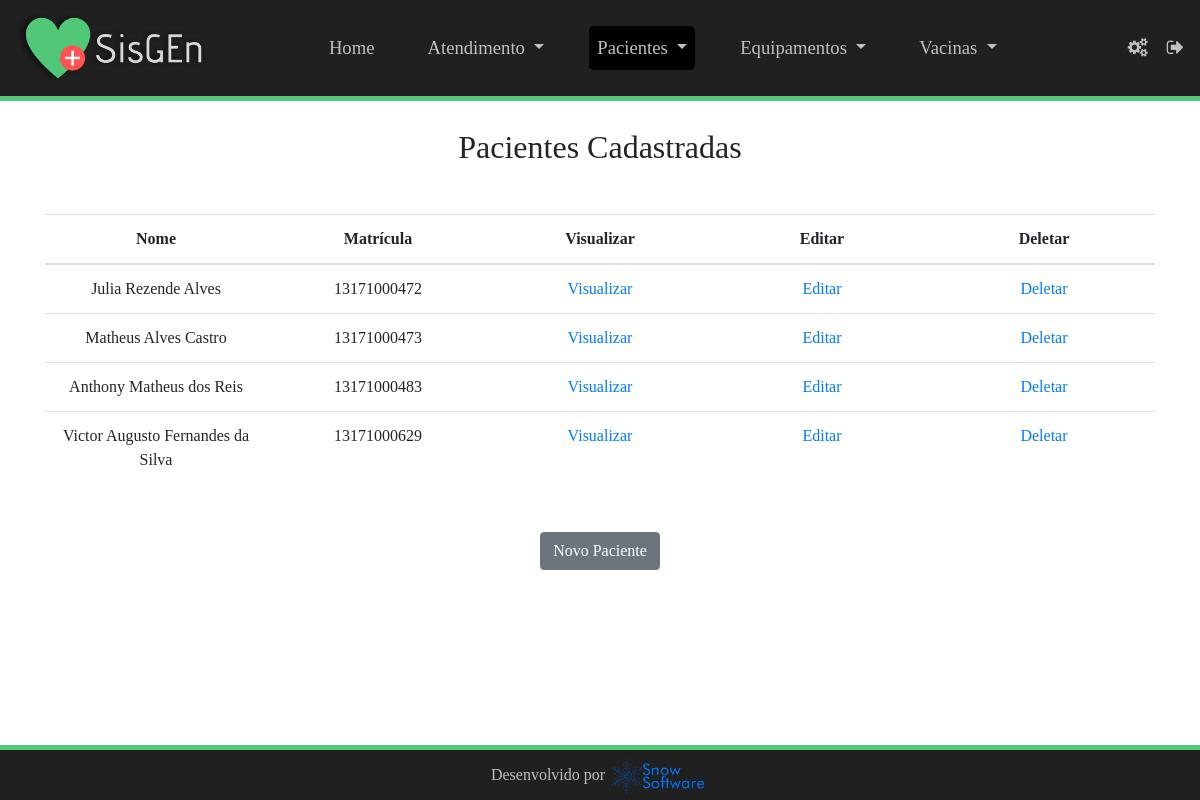
The page /pacientes (signed in) on the database its author committed.
### sisgen/models.py (models this page shows, shortened)
class Paciente(models.Model):
    SEXO_CHOICES = [
        ["F", "Feminino"],
        ["M", "Masculino"],
        ["N", "Nenhuma das opções"]
    ]
    nomePaciente = models.CharField(max_length=50, verbose_name='Nome Completo:')
    matriculaPaciente = models.CharField(max_length=20, verbose_name='Matrícula:')
    turmaPaciente = models.CharField(max_length=20, verbose_name='Turma:', blank=True)
    idadePaciente = models.IntegerField(verbose_name='Idade:')
    sexoPaciente = models.CharField(max_length=1, choices=SEXO_CHOICES, default="F", verbose_name='Sexo:')
    telefonePaciente = models.CharField(max_length=20, verbose_name='Telefone do Paciente:')
    telefoneResponsavelPaciente = models.CharField(max_length=20, verbose_name='Telefone do Responsável:', blank=True)

### sisgen/views.py (the view)
# urls.py: path('pacientes', views.PacienteList.as_view(), name='paciente_list'),
class PacienteList(ListView):
    model = Paciente

### sisgen/templates/sisgen/paciente_list.html (shortened to what this page needs)
<!DOCTYPE html>
<html lang="pt-br">
{% load static %}
{% load crispy_forms_tags %}
  <head>
    <link rel="stylesheet" href="https://stackpath.bootstrapcdn.com/font-awesome/4.7.0/css/font-awesome.min.css">
    <link rel="stylesheet" href="https://stackpath.bootstrapcdn.com/bootstrap/4.3.1/css/bootstrap.min.css">
    <link rel="stylesheet" type="text/css" href="{% static 'sisgen/css/estilo.css' %}">
    <link rel="stylesheet" type="text/css" href="{% static 'sisgen/css/estilo_registros1.css' %}">
  </head>
  <body>
    {% if user.is_authenticated %}
      <nav class="navbar navbar-expand-lg sticky-top" id="divmenu">
        <a class="navbar-brand" href="#" id="logo"><img src="{% static 'sisgen/img/logosisgen.png' %}"/></a>
        <div class="collapse navbar-collapse" id="collapsibleNavbar">
          <ul class="navbar-nav" id="menu" style="margin: auto!important">
            <li class="nav-item px-3">
              <a class="nav-link" href="{% url "index"%}">Home</a>
            </li>
            <li class="nav-item dropdown px-3">
              <a class="nav-link dropdown-toggle" href="atendimento1.html" id="navbarDropdown" role="button" data-toggle="dropdown" aria-haspopup="true" aria-expanded="false">
                Atendimento
              </a>
            </li>
            <li class="nav-item dropdown px-3">
              <a class="nav-link dropdown-toggle active" href="paciente1.html" id="navbarDropdown" role="button" data-toggle="dropdown" aria-haspopup="true" aria-expanded="false">
                Pacientes
              </a>
            </li>
            <li class="nav-item dropdown px-3">
              <a class="nav-link dropdown-toggle" href="equipamento1.html" id="navbarDropdown" role="button" data-toggle="dropdown" aria-haspopup="true" aria-expanded="false">
                Equipamentos
              </a>
            </li>
            <li class="nav-item dropdown px-3">
              <a class="nav-link dropdown-toggle" href="vacina1.html" id="navbarDropdown" role="button" data-toggle="dropdown" aria-haspopup="true" aria-expanded="false">
                Vacinas
              </a>
            </li>
          </ul>
          <a href="{% url 'alterar-senha'%}" id="login" data-toggle="tooltip" data-placement="bottom" title="Alterar Senha"><span class="fa fa-cogs mx-1"></span></a>
          <a href="{% url 'logout'%}" id="login" data-toggle="tooltip" data-placement="bottom" title="Logout"><span class="fa fa-sign-out mx-1w"></span></a>
        </div>
      </nav>
      <div style="width: 100%; height: 5px; background-color: #50c878; position: fixed; z-index: 1;"></div>
      <div class="container text-center mt-2 mb-5"><br/>
          <h2>Pacientes Cadastradas</h2>
          <table class="table table-lg my-5" style="width: 100%; table-layout:fixed">
          <thead>
            <tr>
              <th>Nome</th><th>Matrícula</th><th>Visualizar</th><th>Editar</th><th>Deletar</th>
            </tr>
          </thead>
           <tbody>
            {% for paciente in object_list %}
            <tr>
              <td>{{ paciente.nomePaciente }}</td>
              <td>{{ paciente.matriculaPaciente }}</td>
              <td><a href="{% url "paciente_view" paciente.id %}">Visualizar</a></td>
              <td><a href="{% url "paciente_edit" paciente.id %}">Editar</a></td>
              <td><a href="{% url "paciente_delete" paciente.id %}">Deletar</a></td>
            </tr>
            {% endfor %}
          </tbody>
        </table>
        <a  href="{% url "paciente_new"%}" class="btn btn-secondary mx-4" name="btnNova" id="btnNova">Novo Paciente</a>
        <br/><br/>
      </div>
      <div style="width: 100%; height: 5px; background-color: #50c878; position: fixed; bottom: 50px;"></div>
      <footer class="footer fixed-bottom p-2">
        <div class="container-fluid text-center">
          <p>Desenvolvido por </p> <img src="{% static 'sisgen/img/logo.png' %}"/>
        </div>
      </footer>
    {% else %}
      <script type="text/javascript">
        window.location.href='{% url "login"%}';
      </script>
    {% endif %}
  </body>
  </body>
</html>

### sisgen/static/sisgen/css/estilo.css (style rules this page uses)
body { font-family: 'Gotham'; }
body nav#divmenu { background-color: #202020; }
body nav#divmenu div a#login { font-size: 14pt; color: #c0c0c0; position: relative; margin-left: 15px; text-decoration: none; }
body nav#divmenu a#logo img { width: 190px; }
body nav#divmenu div ul li { margin-right: 5px; font-size: 14pt; }
body nav#divmenu div ul#menu li a { color: #c0c0c0; border-radius: 5px; }
body nav#divmenu div ul#menu li a.active { background-color: black; }
footer { color: #c0c0c0; background-color: #202020; position: relative; height: 50px; width: 100%; }
footer div { font-size: 12pt; }
footer div p { display: inline-block; }
footer div img { width: 100px; }

### sisgen/static/sisgen/css/estilo_registros1.css (style rules this page uses)
body td { word-wrap:break-word; }

### rows shown on the page
Paciente: nomePaciente "Julia Rezende Alves", matriculaPaciente "13171000472"
Paciente: nomePaciente "Matheus Alves Castro", matriculaPaciente "13171000473"
Paciente: nomePaciente "Anthony Matheus dos Reis", matriculaPaciente "13171000483"
Paciente: nomePaciente "Victor Augusto Fernandes da Silva", matriculaPaciente "13171000629"
